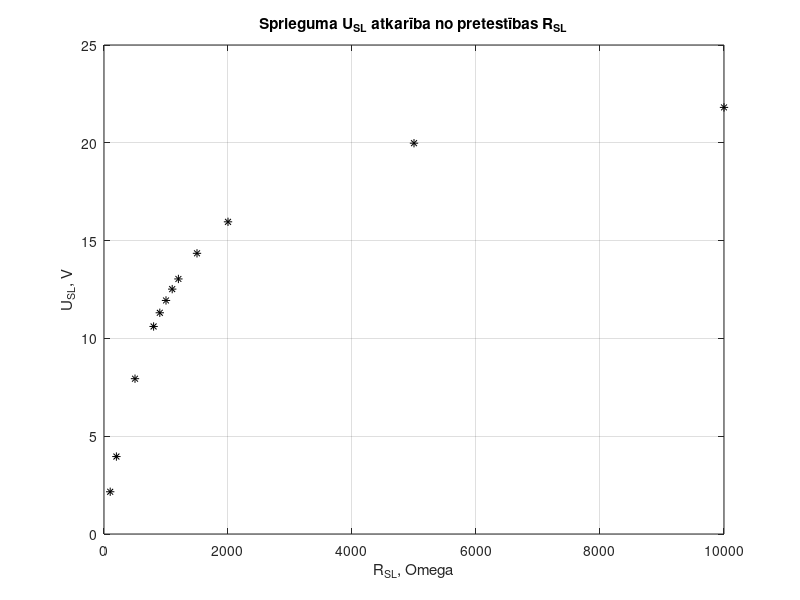

The MATLAB script that drew this image:
Rsl = [0.1 0.2 0.5 0.8 0.9 1 1.1 1.2 1.5 2 5 10]*1e3;

Usl = [2.16 3.96 7.94 10.61 11.31 11.94 12.52 13.04 14.35 15.96 19.98 21.81];

V = min(Rsl):0.01:max(Rsl);

C = polyfit(Rsl,Usl,2);

U = polyval(C,V);%C(1)*V^3 + C(2)*V.^2 + C(3)*V.^1 + C(4)*V.^0;

plot(Rsl,Usl,"k*",V,U)

xlabel("R_{SL}, \Omega")

ylabel("U_{SL}, V")

title("Sprieguma U_{SL} atkarība no pretestības R_{SL}")

grid on
